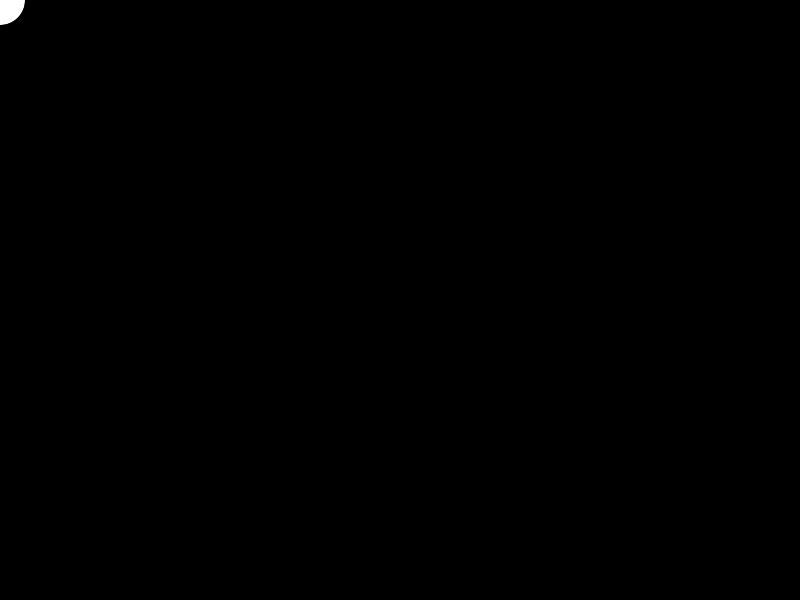
Frame 1 (no input)
Frame 60 (the mouse pressed at the canvas centre just before this capture): identical to frame 1, image omitted
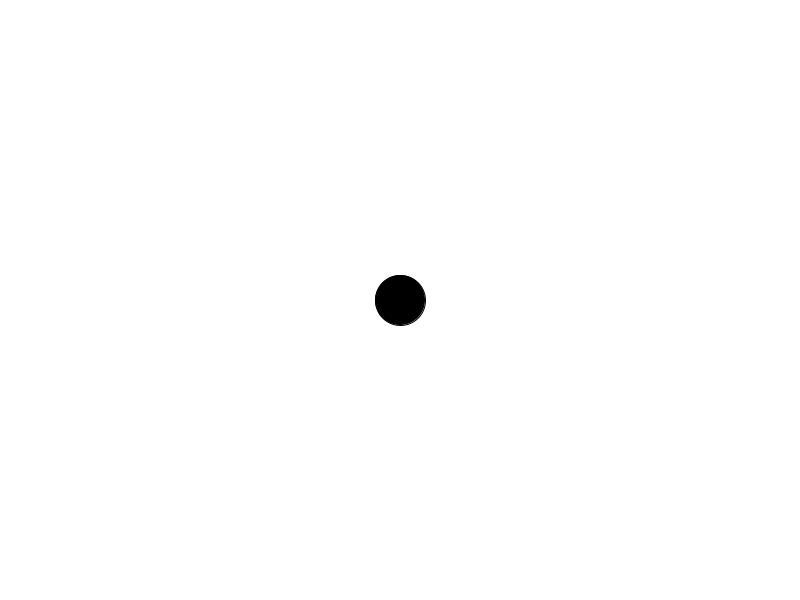
Frame 120 (the mouse held since frame 60 and released just before this capture)

The Processing sketch that drew these frames (run headless with seeded random() and noise(); from frame 60 on, the mouse is pressed at the canvas centre):

// Processing sketch: MouseTracking
// ── MouseTracking.pde
void setup() {

  size(800, 600);
}

void draw() {
  int posY = mouseY;
  int posX = mouseX;

  if (posY < 300) {
    background(0);
    fill(255);
  } else {
    background(255);
    fill(0);
    }
  circle(posX, posY, 50);
}
